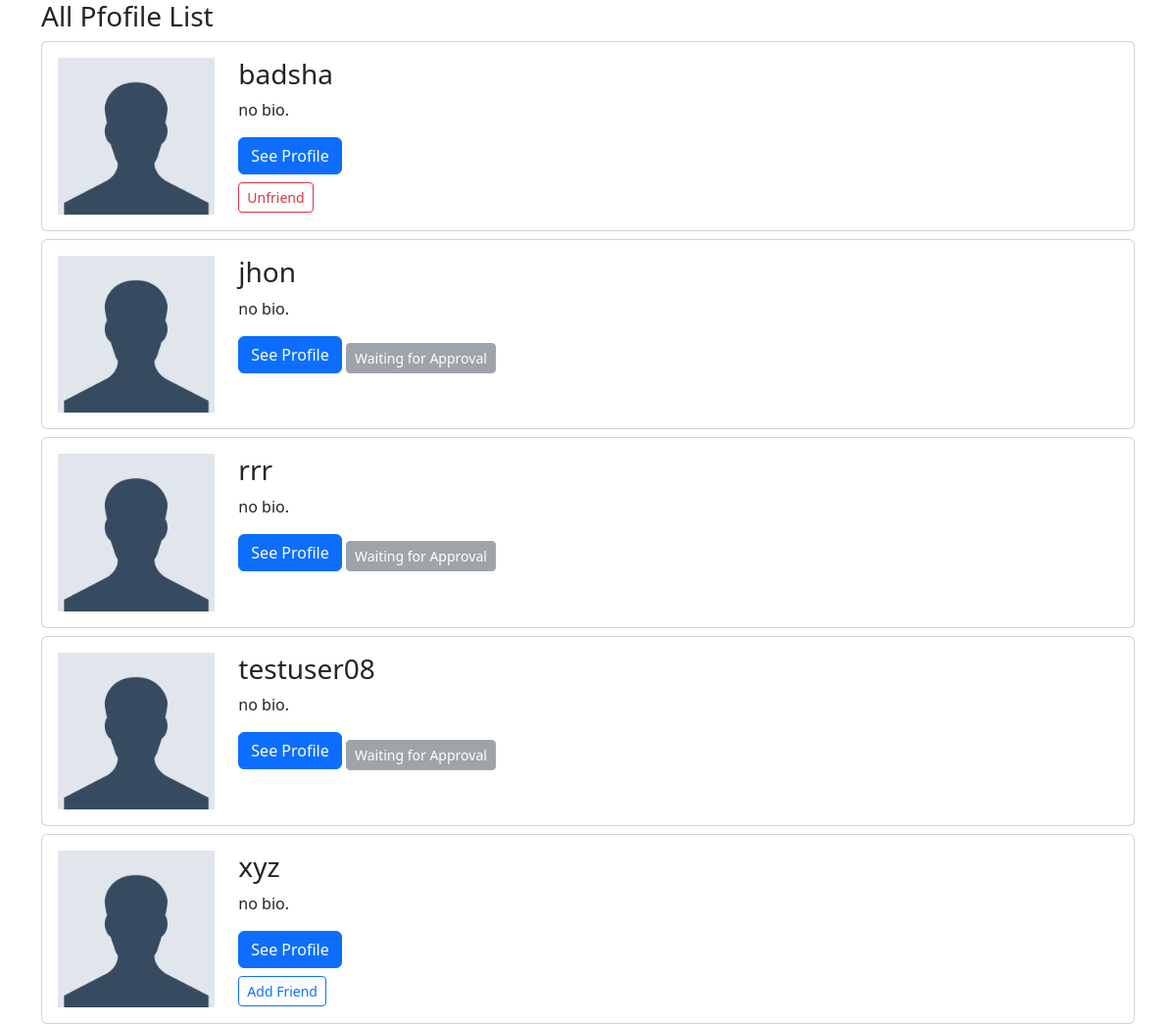
The page /profiles/all-profile/ (signed in) on the database as committed earlier.
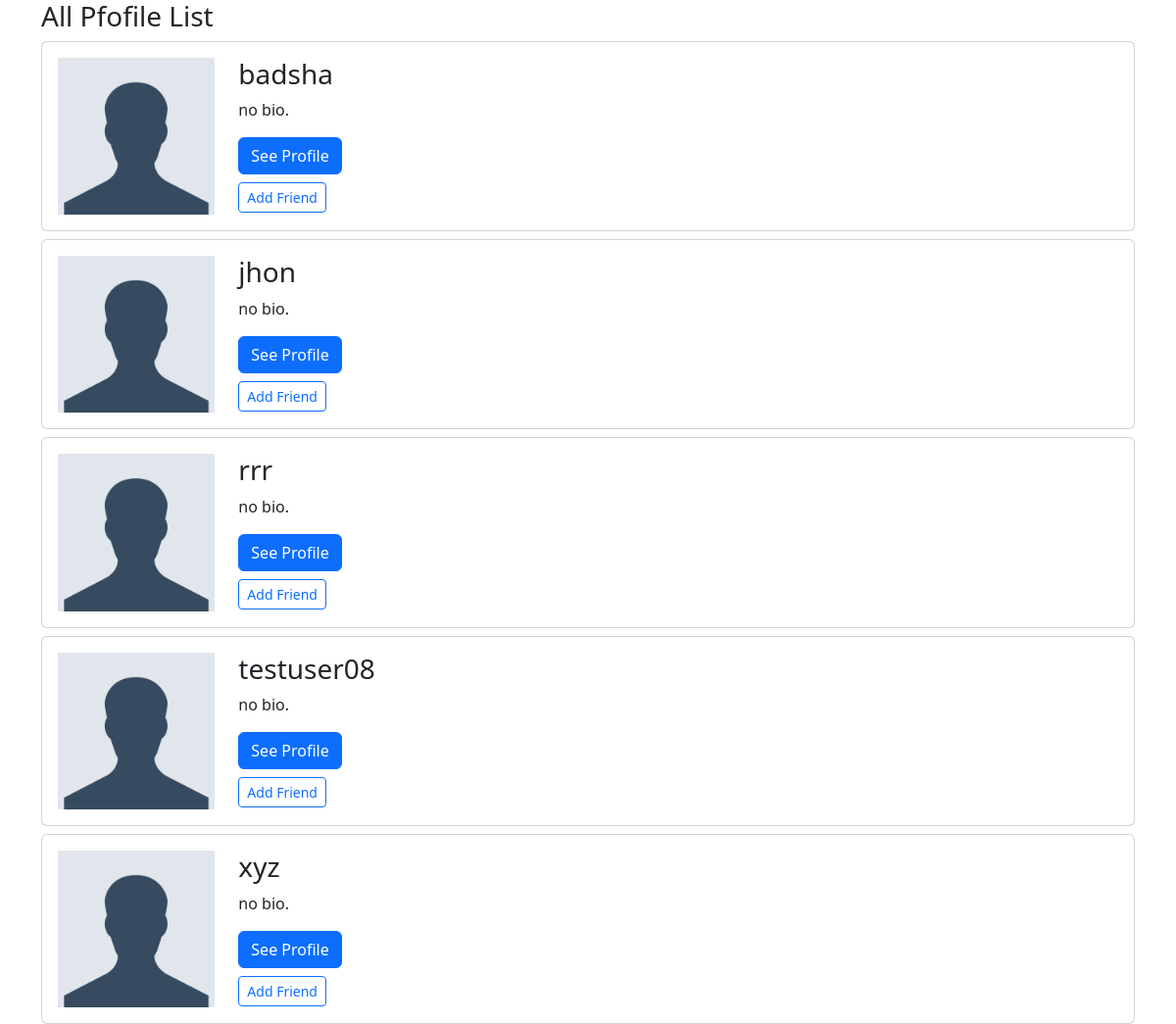
The same page on the database as committed later.
### profiles/models.py (models this page shows, shortened)
class Profile(models.Model):
    first_name = models.CharField(max_length=100,blank=True)
    last_name = models.CharField(max_length=100,blank=True)
    user = models.OneToOneField(User, on_delete=models.CASCADE)
    bio = models.TextField(default='no bio.')
    email = models.EmailField(max_length=200,blank=True)
    country = models.CharField(max_length=100,blank=True)
    avatar = models.ImageField(upload_to='user_avatar/', default='user.png')
    friends = models.ManyToManyField(User,blank=True,related_name='friends')
    slug = models.SlugField(unique=True, blank=True)
    created = models.DateTimeField(auto_now_add=True)
    updated = models.DateTimeField(auto_now=True)
    objects = ProfileManager()

### profiles/views.py (the view)
# urls.py: path('all-profile/', views.ProfileListView.as_view(), name='all-profile'),
class ProfileListView(ListView):
    model = Profile
    template_name = 'profiles/all_profiles.html'
    def get_queryset(self):
        qs = Profile.objects.get_all_profiles(self.request.user)
        return qs
    def get_context_data(self,**kwargs):
        context = super().get_context_data(**kwargs)
        user  = User.objects.get(username__iexact=self.request.user)
        profile = Profile.objects.get(user=user)
        context['profile'] = profile
        rel_r = Relationship.objects.filter(sender=profile)
        rel_s = Relationship.objects.filter(receiver=profile)
        rel_receive = []
        rel_send = []
        for item in rel_r.all():
            rel_receive.append(item.receiver.user)
        for item in rel_s.all():
            rel_send.append(item.sender.user)
        context['rel_send'] = rel_send
        context['rel_receive'] = rel_receive
        context['is_empty'] = False
        if len(self.get_queryset()) == 0:
            context['is_empty'] = True
        return context

### profiles/models.py (called while the page is built)
    def get_all_profiles(self,me):
        profiles = Profile.objects.all().exclude(user=me)
        return profiles

### templates/profiles/all_profiles.html (shortened to what this page needs)
{% extends 'base.html' %}
{% block body %}
<div class="container">
    <h3>All Pfofile List</h3>
    {% for obj in object_list %}
    <div class="card mt-2">
        <div class="card-body">
            <div class="row">
                <div class="col-2">
                    <img src="{{obj.avatar.url}}" class="img-fluid" alt="">
                </div>
                <div class="col-4">
                    <h3>{{obj.user}}</h3>
                    <p>{{obj.bio}}</p>
                    <button class="btn btn-primary mb-2">See Profile</button>
                    {% if obj.user not in rel_receive and obj.user not in rel_send %}
                    <form action="{% url 'send-invite' %}" method="post">
                        <button class="btn btn-outline-primary btn-sm">Add Friend</button>
                    </form>
                    {% endif %}
                    {% if obj.user in rel_receive and requset.user not in obj.friends.all %}
                    <button class="btn btn-secondary btn-sm" disabled>Waiting for Approval</button>
                    {% endif %}
                    {% if request.user in obj.friends.all %}
                    <form action="{% url 'remove-friend' %}" method="post">
                        <button class="btn btn-outline-danger btn-sm">Unfriend</button>
                    </form>
                    {% endif %}
                </div>
            </div>
        </div>
    </div>
    {% endfor %}
</div>
{% endblock %}

### templates/base.html (shortened to what this page needs)
<!doctype html>
<html lang="en">
<head>
  <link href="https://cdn.jsdelivr.net/npm/bootstrap@5.2.1/dist/css/bootstrap.min.css" rel="stylesheet"
>
  <link rel="stylesheet" href="https://cdn.jsdelivr.net/npm/bootstrap-icons@1.7.2/font/bootstrap-icons.css">
</head>
<body>
  <main>
    {% block body %}
    {% endblock body %}
  </main>
</body>
</html>

Rows that differ between the two databases and show on the page:
changed Profile "badsha": text "Unfriend" → "Add Friend"
changed Profile "jhon": text "Waiting for Approval" → "Add Friend"
changed Profile "rrr": text "Waiting for Approval" → "Add Friend"
changed Profile "testuser08": text "Waiting for Approval" → "Add Friend"
